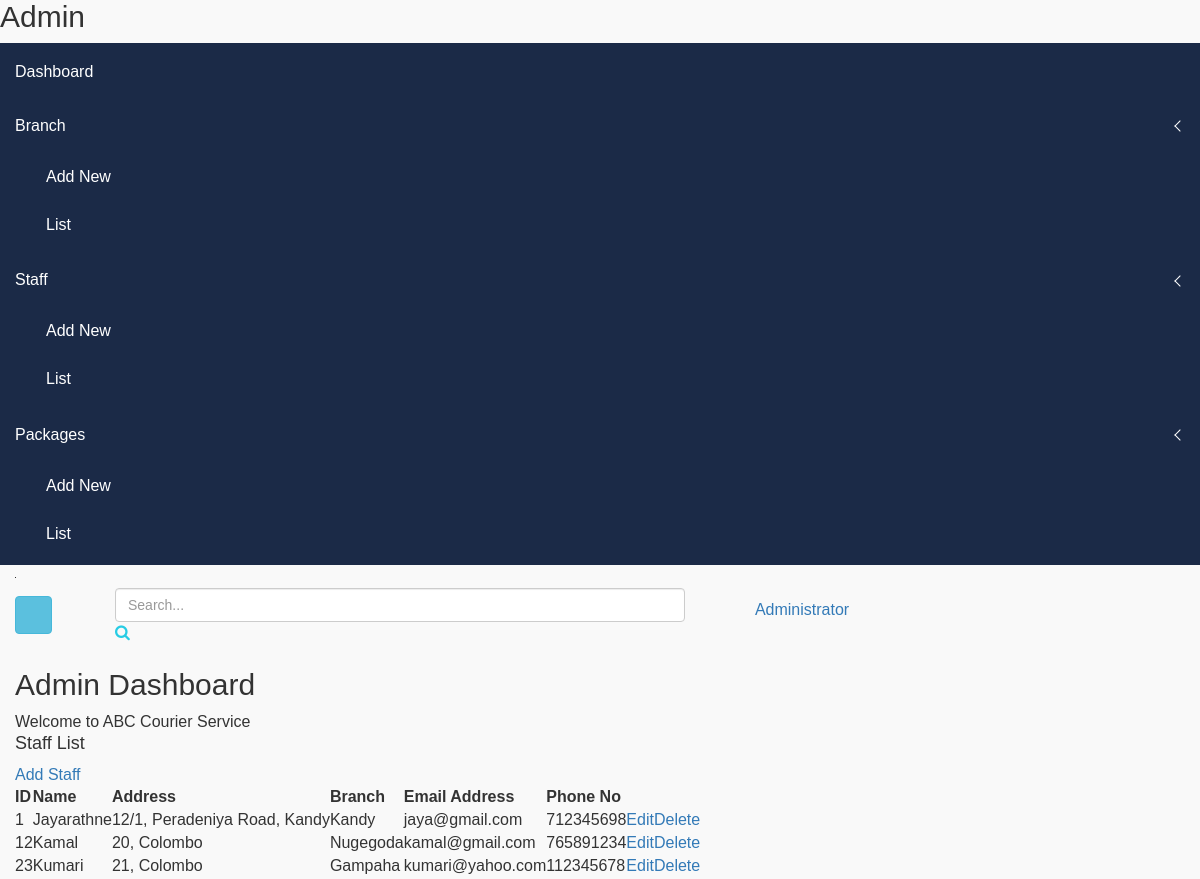
The app's page /admin/staff_list.php with its own data.
### tables this page shows
CREATE TABLE `delivery` (
  `id` int(10) NOT NULL,
  `name` varchar(100) NOT NULL,
  `address` varchar(200) NOT NULL,
  `branch` varchar(100) NOT NULL,
  `email` varchar(200) NOT NULL,
  `contact` int(20) NOT NULL,
  `password` varchar(100) NOT NULL
);

### admin/staff_list.php (the view, shortened to what this page needs)
<?php
include('header.php');
?>
<?php
    $db = mysqli_connect('localhost', 'root', '', 'cms');
    $query = "SELECT * FROM delivery";
    $result = mysqli_query($db, $query);
 ?>
        <div class="product-status mg-b-30">
            <div class="container-fluid">
                <div class="row">
                    <div class="col-lg-12 col-md-12 col-sm-12 col-xs-12">
                        <div class="product-status-wrap">
                            <h4>Staff List</h4>
                            <div class="add-product">
                                <a href="new_staff.php">Add Staff</a>
                            </div>
                            <table>
                                <tr>
                                    <th>ID</th>
                                    <th>Name</th>
                                    <th>Address</th>
                                    <th>Branch</th>
                                    <th>Email Address</th>
                                    <th>Phone No</th>
                                </tr>
                                 <?php
                                while($row=mysqli_fetch_assoc($result))
                                {
                                $id = $row['id'];
                                $name = $row['name'];
                                $address = $row['address'];
                                $branch = $row['branch'];
                                $email = $row['email'];
                                $contact = $row['contact'];
                            ?>
                            <tr>
                                <td><?php echo $id ?></td>
                                <td><?php echo $name ?></td>
                                <td><?php echo $address ?></td>
                                <td><?php echo $branch ?></td>
                                <td><?php echo $email ?></td>
                                <td><?php echo $contact ?></td>
                                    <td><a href="edit_1.php?ID=<?php echo $id ?>">Edit</a></td>
                                        <td><a href="code_1.php?Del=<?php echo $id ?>">Delete</a></td>
                                </tr>
                            <?php
                                }
                            ?>
                            </table>
                        </div>
                    </div>
                </div>
            </div>
        </div>
    </div>
</body>
</html>

### admin/css/main.css (style rules this page uses)
html { color: #222; font-size: 1em; line-height: 1.4; }

### records on screen
delivery: id "1", name "Jayarathne", address "12/1, Peradeniya Road, Kandy", branch "Kandy", email "jaya@gmail.com", contact "712345698"
delivery: id "12", name "Kamal", address "20, Colombo", branch "Nugegoda", email "kamal@gmail.com", contact "765891234"
delivery: id "23", name "Kumari", address "21, Colombo", branch "Gampaha", email "kumari@yahoo.com", contact "112345678"
